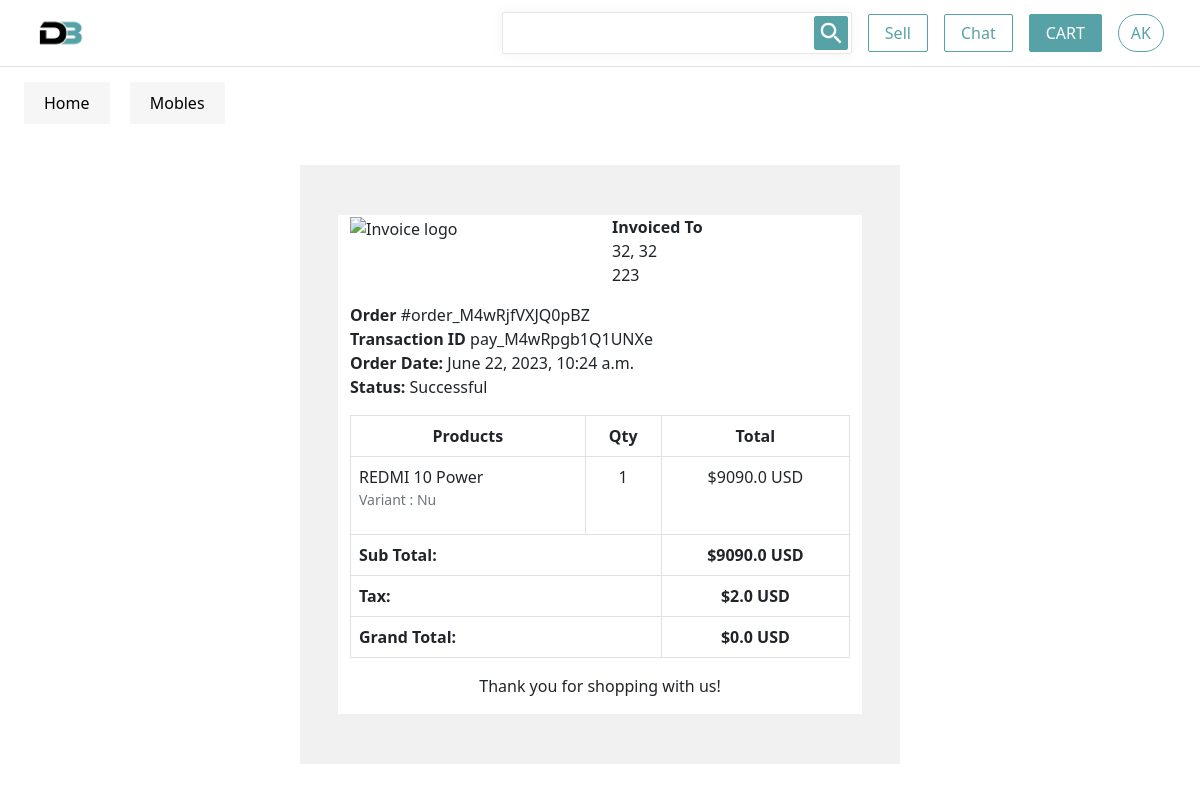
Page /dashboard/orderdetail/102/ (signed in) on the committed database.
### products/models.py (models this page shows, shortened)
class Category(models.Model):
    category_name = models.CharField(max_length=50, unique=True)
    slug = models.SlugField(max_length=50, unique=True)
    description = models.TextField(max_length=255, blank=True)
    cat_image = models.ImageField(upload_to='category/images/', blank=True)
    class Meta:
        verbose_name = 'category'
        verbose_name_plural = 'categories'
    def get_url(self):
        return reverse('products_by_category',args=[self.slug])

class Product(models.Model):
    name =models.CharField(max_length=200)
    slug = models.SlugField(max_length=200, unique=True)
    vendor=models.ForeignKey(Account, null=True, blank=True,related_name='vendor_products',on_delete=models.CASCADE)
    category=models.ForeignKey('Category',related_name='products',on_delete=models.CASCADE)
    image = models.ImageField(upload_to='products/images/', blank=True)
    description=models.TextField(max_length=2000)
    price = models.DecimalField(max_digits=10, decimal_places=2,default=0)
    is_available = models.BooleanField(default=True)
    created_date = models.DateTimeField(auto_now_add=True)
    discount=models.DecimalField(max_digits=5,decimal_places=2,default=0)

class Variant(models.Model):
    variant_name=models.CharField(max_length=50,null=False)
    product=models.ForeignKey(Product,related_name='Variant',on_delete=models.CASCADE,null=True,blank=True)
    price = models.DecimalField(max_digits=10, decimal_places=2,default=0)

### order/models.py (models this page shows, shortened)
class Order(models.Model):
            user = models.ForeignKey(Account, on_delete=models.SET_NULL, null=True)
            payment = models.OneToOneField(Payment, on_delete=models.SET_NULL, blank=True, null=True,related_name='order',unique=True)
            order_number = models.CharField(max_length=20)
            first_name = models.CharField(max_length=50)
            last_name = models.CharField(max_length=50)
            phone = models.CharField(max_length=15)
            email = models.EmailField(max_length=50)
            address_line_1 = models.CharField(max_length=50)
            address_line_2 = models.CharField(max_length=50, blank=True)
            country = models.CharField(max_length=50)
            state = models.CharField(max_length=50)
            city = models.CharField(max_length=50)
            order_note = models.CharField(max_length=100, blank=True)
            order_total = models.FloatField(default=0)
            tax = models.FloatField(default=2)
            ip = models.CharField(blank=True, max_length=20)
            is_ordered = models.BooleanField(default=False)
            created_at = models.DateTimeField(auto_now_add=True)
            updated_at = models.DateTimeField(auto_now=True)

class Payment(models.Model):
    user = models.ForeignKey(Account, on_delete=models.CASCADE,related_name='user')
    vendor = models.ForeignKey(Account, on_delete=models.CASCADE,related_name='vendor',null=True,blank=True)
    payment_id = models.CharField(max_length=100)
    payment_method = models.CharField(max_length=100)
    amount_paid = models.CharField(max_length=100) # this is the total amount paid
    status = models.CharField(max_length=100)
    created_at = models.DateTimeField(auto_now_add=True)

class OrderedProduct(models.Model):
    user = models.ForeignKey(Account, on_delete=models.CASCADE,related_name='order_user')
    vendor = models.ForeignKey(Account, on_delete=models.CASCADE,related_name='order_vendor')
    order= models.ForeignKey(Order, on_delete=models.SET_NULL, blank=True, null=True)
    is_rated=models.BooleanField(blank=True,default=False)
    rating = models.FloatField(default=0)
    review=models.ForeignKey(ReviewRating,on_delete=models.SET_NULL,blank=True,null=True)
    STATUS = (
            ('New','New'),
            ('OrderReceived', 'OrderReceived'),
            ('shipped', 'shipped'),
            ('Completed', 'Completed'),
        )
    status = models.CharField(max_length=100, choices=STATUS, default='OrderReceived')
    product = models.ForeignKey(Product, on_delete=models.CASCADE,related_name='ordered_product')
    variant = models.ForeignKey(Variant, blank=True,related_name='buyproduct_variant',on_delete=models.SET_NULL,null=True)
    quantity = models.IntegerField()
    product_price = models.FloatField()
    ordered = models.BooleanField(default=False)
    created_at = models.DateTimeField(auto_now_add=True)
    updated_at = models.DateTimeField(auto_now=True)

### Dashboard/views.py (the view)
# urls.py: path('orderdetail/<int:order_id>/',view=views.order_detail,name='orderdetail'),
@login_required(login_url='login')
def order_detail(request, order_id):
    order = Order.objects.get(id=order_id)
    order_detail = OrderedProduct.objects.filter(order=order)
    subtotal = 0
    for i in order_detail:
        subtotal += i.product_price * i.quantity
    context = {
        'order_detail': order_detail,
        'order': order,
        'subtotal': subtotal,
    }
    return render(request, 'dashboard/order_detail.html', context)

### products/context_processors.py (called while the page is built)
def category_links(request):
    return {'links':Category.objects.all(),}

### Dashboard/templates/dashboard/order_detail.html (shortened to what this page needs)
{% extends 'base.html' %}
{% load static %}
{% block body %}
<div class="container" style="margin: 0 auto;width: 50%;padding: 50px;background: #f1f1f1;margin-top: 50px;margin-bottom: 50px;">
    <div class="row invoice row-printable">
        <div class="col-md-12">
            <div class="panel panel-default plain" id="dash_0">
                <div class="panel-body p30">
                    <div class="row">
                        <div class="col-lg-6">
                            <div class="invoice-logo"><img src="{% static '/images/logo.png' %}" alt="Invoice logo" style="max-height: 40px;"></div>
                        </div>
                        <div class="col-lg-6">
                            <div class="invoice-from">
                                <ul class="list-unstyled text-right">
                                    <li><strong>Invoiced To</strong></li>
                                    <li>{{order.city}}, {{order.state}}</li>
                                    <li>{{order.country}}</li>
                                </ul>
                            </div>
                        </div>
                        <div class="col-lg-12">
                            <div class="invoice-details mt25">
                                <div class="well">
                                    <ul class="list-unstyled mb0">
                                        <li><strong>Order</strong> #{{order.order_number}}</li>
                                        <li><strong>Transaction ID</strong> {{order.payment.payment_id}}</li>
                                        <li><strong>Order Date:</strong> {{order.created_at}}</li>
                                        <li><strong>Status:</strong> {{order.payment.status}}</li>
                                    </ul>
                                </div>
                            </div>
                            <div class="invoice-items">
                                <div class="table-responsive" style="overflow: hidden; outline: none;" tabindex="0">
                                    <table class="table table-bordered">
                                        <thead>
                                            <tr>
                                                <th class="per70 text-center">Products</th>
                                                <th class="per5 text-center">Qty</th>
                                                <th class="per25 text-center">Total</th>
                                            </tr>
                                        </thead>
                                        <tbody>
                                          {% for item in order_detail %}
                                            <tr>
                                                <td>{{item.product.name}}
                                                  <p class="text-muted small">
                                          					{% if item.variant %}
                                          							Variant : {{ item.variant.variant_name | capfirst }} <br>
                                          					{% endif %}
                                          				</p>
                                                </td>
                                                <td class="text-center">{{item.quantity}}</td>
                                                <td class="text-center">${{item.product_price}} USD</td>
                                            </tr>
                                          {% endfor %}
                                        </tbody>
                                        <tfoot>
                                            <tr>
                                                <th colspan="2" class="text-right">Sub Total:</th>
                                                <th class="text-center">${{subtotal}} USD</th>
                                            </tr>
                                            <tr>
                                                <th colspan="2" class="text-right">Tax:</th>
                                                <th class="text-center">${{order.tax}} USD</th>
                                            </tr>
                                            <tr>
                                                <th colspan="2" class="text-right">Grand Total:</th>
                                                <th class="text-center">${{order.order_total}} USD</th>
                                            </tr>
                                        </tfoot>
                                    </table>
                                </div>
                            </div>
                            <div class="invoice-footer mt25">
                                <p class="text-center">Thank you for shopping with us!</p>
                            </div>
                        </div>
                    </div>
                </div>
            </div>
        </div>
    </div>
    </div>
{% endblock %}

### templates/includes/navbar.html (shortened to what this page needs)
{% load static %}
{% block css %}
<link rel="stylesheet" href="{% static 'css/navbar.css' %}">
{% endblock %}
<nav class="navbar ps-4 pe-4 border-bottom navbar-expand-lg navbar-light bg-white d-flex">
    <div class="container-fluid d-flex">
        <a class="navbar-brand p-0 d-none d-lg-block" href="">
            <img src="{% static 'imgs/logo_light.png' %}" width="50px" alt="">
        </a>
        <div class="justify-content-end">
        <div class="collapse navbar-collapse justify-content-end" id="navbarSupportedContent">
            <form class="d-flex form">
                <input class="form-control form-search me-2 p-1" type="search"  aria-label="Search">
                <button class="btn btn-search p-05 " type="submit">
                    <img src="{% static 'imgs/search.png' %}" width="34px" alt="">
                </button>
            </form>
            {% if request.user.id is None %}
            <a href="{% url 'signup' %}" class="btn btn-border ms-3 ps-3 pe-3 btn-outline-db">Sign Up</a>
            <a href="{% url 'login' %}" class="btn btn-border ms-3 ps-3 pe-3 btn-outline-db">Login</a>
            {% else %}
            <a href="{% url 'sell' %}" class="btn btn-border ms-3 ps-3 pe-3 btn-outline-db">Sell</a>
            <a href="{% url 'messages'%}" class="btn ms-3 ps-3 pe-3 btn-border btn-outline-db">Chat</a>
            {% endif %}
                <a href="{% url 'cart' %}" class="btn btn-color ms-3 ps-3 pe-3 me-3 btn-outline-db">CART</a>
            {% if request.user.id %}
            <div class="btn btn-profile text-center" data-bs-toggle="dropdown" aria-expanded="false">
                AK
            </div>
            {% endif %}
        </div>
        </div>
    </div>
</nav>
<div class="category_nav">
  <div class="m-4">
    {% for category in links %}
        <a class="me-3" href='{{category.get_url}}'>{{ category.category_name }}</a>
    {%endfor%}
  </div>
</div>

### static/css/navbar.css (style rules this page uses)
* { background-color: #ffffff; }
.bg-white { background-color: #ffffff; }
.form { height: 42px; border: 1px solid #E8E8E8 !important; border-radius: 2px !important; filter: drop-shadow(0px 0px 5px rgba(131, 131, 131, 0.1)); }
.form-search { width: 300px; border: 0px; }
.p-05 { padding: 2px; }
.btn-border { border: 1px solid #56A2A7; color: #56A2A7; border-radius: 2px; }
.btn-color { border: 1px solid #56A2A7; color: #ffffff; background-color: #56A2A7; border-radius: 2px; }
.btn-profile { color: #56A2A7; border: 1px solid #56A2A7; border-radius: 50px; }
.category_nav .m-4 a { padding: 10px 20px; background-color: #F6F6F6; text-decoration: none; text-transform: capitalize; color: #000000; }

### rows in the picture
Category: category_name "Home"
Category: category_name "Mobles"
Order: city "32", state "32", country "223", order_number "order_M4wRjfVXJQ0pBZ", payment.payment_id "pay_M4wRpgb1Q1UNXe", created_at "June 22, 2023, 10:24 a.m.", payment.status "Successful", tax "2.0", order_total "0.0"
OrderedProduct: product.name "REDMI 10 Power", variant.variant_name "Nu", quantity "1", product_price "9090.0"

### other values in the picture
{{ subtotal }} "9090.0"
